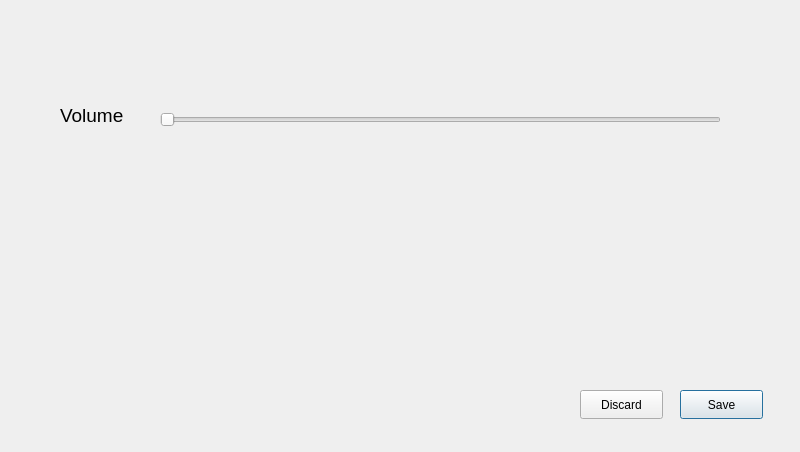
<?xml version="1.0" encoding="UTF-8"?>
<ui version="4.0">
 <class>options</class>
 <widget class="QDialog" name="options">
  <property name="geometry">
   <rect>
    <x>0</x>
    <y>0</y>
    <width>800</width>
    <height>452</height>
   </rect>
  </property>
  <property name="windowTitle">
   <string>Dialog</string>
  </property>
  <widget class="QLabel" name="backgroundLabel">
   <property name="geometry">
    <rect>
     <x>20</x>
     <y>20</y>
     <width>761</width>
     <height>411</height>
    </rect>
   </property>
   <property name="text">
    <string/>
   </property>
  </widget>
  <widget class="QLabel" name="volumeLabel">
   <property name="geometry">
    <rect>
     <x>60</x>
     <y>90</y>
     <width>101</width>
     <height>51</height>
    </rect>
   </property>
   <property name="font">
    <font>
     <pointsize>14</pointsize>
    </font>
   </property>
   <property name="text">
    <string>Volume</string>
   </property>
  </widget>
  <widget class="QSlider" name="volumeSlider">
   <property name="geometry">
    <rect>
     <x>160</x>
     <y>110</y>
     <width>561</width>
     <height>20</height>
    </rect>
   </property>
   <property name="maximum">
    <number>100</number>
   </property>
   <property name="singleStep">
    <number>10</number>
   </property>
   <property name="orientation">
    <enum>Qt::Horizontal</enum>
   </property>
  </widget>
  <widget class="QPushButton" name="saveButton">
   <property name="geometry">
    <rect>
     <x>680</x>
     <y>390</y>
     <width>83</width>
     <height>29</height>
    </rect>
   </property>
   <property name="text">
    <string>Save</string>
   </property>
  </widget>
  <widget class="QPushButton" name="discardButton">
   <property name="geometry">
    <rect>
     <x>580</x>
     <y>390</y>
     <width>83</width>
     <height>29</height>
    </rect>
   </property>
   <property name="text">
    <string>Discard</string>
   </property>
  </widget>
 </widget>
 <resources/>
 <connections/>
</ui>
